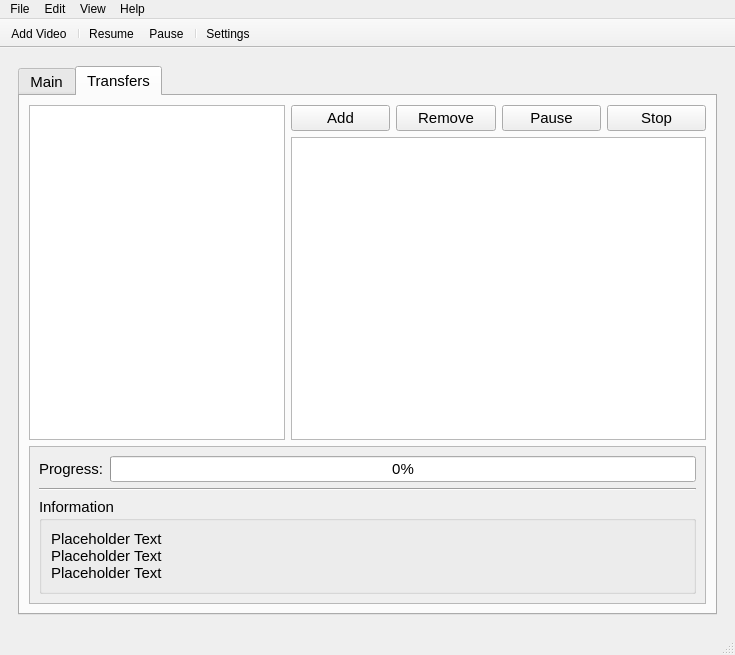
<?xml version="1.0" encoding="UTF-8"?>
<ui version="4.0">
 <class>MainWindow</class>
 <widget class="QMainWindow" name="MainWindow">
  <property name="geometry">
   <rect>
    <x>0</x>
    <y>0</y>
    <width>735</width>
    <height>655</height>
   </rect>
  </property>
  <property name="acceptDrops">
   <bool>true</bool>
  </property>
  <property name="windowTitle">
   <string>MPy3</string>
  </property>
  <property name="windowIcon">
   <iconset>
    <normaloff>../../../Zafiro-icons/Zafiro-icons/apps/scalable/music.svg</normaloff>../../../Zafiro-icons/Zafiro-icons/apps/scalable/music.svg</iconset>
  </property>
  <widget class="QWidget" name="centralWidget">
   <layout class="QVBoxLayout" name="verticalLayout_5">
    <item>
     <widget class="QWidget" name="widget" native="true">
      <layout class="QVBoxLayout" name="widgetVLayout">
       <item>
        <widget class="QTabWidget" name="tabWidget">
         <property name="font">
          <font>
           <pointsize>11</pointsize>
          </font>
         </property>
         <property name="currentIndex">
          <number>1</number>
         </property>
         <widget class="QWidget" name="mainTab">
          <property name="acceptDrops">
           <bool>true</bool>
          </property>
          <attribute name="icon">
           <iconset>
            <normaloff>../../../Zafiro-icons/Zafiro-icons/apps/scalable/music.svg</normaloff>../../../Zafiro-icons/Zafiro-icons/apps/scalable/music.svg</iconset>
          </attribute>
          <attribute name="title">
           <string>Main</string>
          </attribute>
          <layout class="QVBoxLayout" name="mainTabVLayout">
           <item>
            <layout class="QVBoxLayout" name="mainVLayout">
             <item>
              <layout class="QHBoxLayout" name="mainBannerHLayout">
               <item>
                <widget class="QLabel" name="mainBannerLogo">
                 <property name="sizePolicy">
                  <sizepolicy hsizetype="Minimum" vsizetype="Expanding">
                   <horstretch>0</horstretch>
                   <verstretch>0</verstretch>
                  </sizepolicy>
                 </property>
                 <property name="text">
                  <string/>
                 </property>
                 <property name="pixmap">
                  <pixmap>../../../Zafiro-icons/Zafiro-icons/apps/scalable/music.svg</pixmap>
                 </property>
                 <property name="scaledContents">
                  <bool>true</bool>
                 </property>
                 <property name="alignment">
                  <set>Qt::AlignCenter</set>
                 </property>
                </widget>
               </item>
               <item>
                <widget class="QLabel" name="mainBannerTitle">
                 <property name="sizePolicy">
                  <sizepolicy hsizetype="Minimum" vsizetype="Expanding">
                   <horstretch>0</horstretch>
                   <verstretch>0</verstretch>
                  </sizepolicy>
                 </property>
                 <property name="text">
                  <string>&lt;html&gt;&lt;head/&gt;&lt;body&gt;&lt;p&gt;&lt;span style=&quot; font-size:36pt; font-weight:600;&quot;&gt;MPy3&lt;/span&gt;&lt;/p&gt;&lt;p&gt;&lt;span style=&quot; font-size:large; font-weight:600;&quot;&gt;Video converter&lt;/span&gt;&lt;/p&gt;&lt;p&gt;&lt;span style=&quot; font-size:small; font-weight:600;&quot;&gt;Version 1.0&lt;/span&gt;&lt;/p&gt;&lt;/body&gt;&lt;/html&gt;</string>
                 </property>
                 <property name="alignment">
                  <set>Qt::AlignCenter</set>
                 </property>
                </widget>
               </item>
              </layout>
             </item>
             <item>
              <layout class="QVBoxLayout" name="mainFormVLayout">
               <item>
                <widget class="QFrame" name="mainFormFrame">
                 <property name="frameShape">
                  <enum>QFrame::Box</enum>
                 </property>
                 <property name="frameShadow">
                  <enum>QFrame::Sunken</enum>
                 </property>
                 <layout class="QHBoxLayout" name="mainFormFrameLayout">
                  <property name="spacing">
                   <number>9</number>
                  </property>
                  <property name="leftMargin">
                   <number>9</number>
                  </property>
                  <property name="topMargin">
                   <number>9</number>
                  </property>
                  <property name="rightMargin">
                   <number>9</number>
                  </property>
                  <property name="bottomMargin">
                   <number>9</number>
                  </property>
                  <item>
                   <layout class="QVBoxLayout" name="mainFormInnerVLayout">
                    <item>
                     <widget class="QLabel" name="mainEnterUrlLabel">
                      <property name="font">
                       <font>
                        <pointsize>12</pointsize>
                       </font>
                      </property>
                      <property name="text">
                       <string>&lt;html&gt;
&lt;head/&gt;
&lt;body&gt;
	&lt;p&gt;
	&lt;span style=&quot; font-size:12pt;&quot;&gt;Enter a video URL to convert&lt;/span&gt;
	&lt;/p&gt;

	&lt;p&gt;
	&lt;span style=&quot; font-style:italic; color:#5a5a5a;&quot;&gt;(example: https://www.youtube.com/watchv?fakevideourl)
	&lt;/span&gt;
	&lt;/p&gt;
&lt;/body&gt;
&lt;/html&gt;</string>
                      </property>
                      <property name="textFormat">
                       <enum>Qt::AutoText</enum>
                      </property>
                      <property name="alignment">
                       <set>Qt::AlignBottom|Qt::AlignLeading|Qt::AlignLeft</set>
                      </property>
                      <property name="buddy">
                       <cstring>mainUrlLine</cstring>
                      </property>
                     </widget>
                    </item>
                    <item>
                     <widget class="QLineEdit" name="mainUrlLine">
                      <property name="font">
                       <font>
                        <pointsize>12</pointsize>
                       </font>
                      </property>
                     </widget>
                    </item>
                    <item>
                     <widget class="QLabel" name="mainSaveToLabel">
                      <property name="font">
                       <font>
                        <pointsize>12</pointsize>
                       </font>
                      </property>
                      <property name="text">
                       <string>Save to</string>
                      </property>
                      <property name="alignment">
                       <set>Qt::AlignBottom|Qt::AlignLeading|Qt::AlignLeft</set>
                      </property>
                     </widget>
                    </item>
                    <item>
                     <layout class="QHBoxLayout" name="mainFormFileHLayout">
                      <item>
                       <widget class="QComboBox" name="mainPathCombo">
                        <property name="font">
                         <font>
                          <pointsize>12</pointsize>
                         </font>
                        </property>
                       </widget>
                      </item>
                      <item>
                       <widget class="QToolButton" name="mainPathBrowseBtn">
                        <property name="sizePolicy">
                         <sizepolicy hsizetype="Fixed" vsizetype="Fixed">
                          <horstretch>0</horstretch>
                          <verstretch>0</verstretch>
                         </sizepolicy>
                        </property>
                        <property name="font">
                         <font>
                          <pointsize>12</pointsize>
                         </font>
                        </property>
                        <property name="text">
                         <string>Browse...</string>
                        </property>
                       </widget>
                      </item>
                     </layout>
                    </item>
                    <item>
                     <widget class="QPushButton" name="mainDownloadBtn">
                      <property name="sizePolicy">
                       <sizepolicy hsizetype="MinimumExpanding" vsizetype="MinimumExpanding">
                        <horstretch>0</horstretch>
                        <verstretch>0</verstretch>
                       </sizepolicy>
                      </property>
                      <property name="font">
                       <font>
                        <pointsize>12</pointsize>
                       </font>
                      </property>
                      <property name="text">
                       <string>Download</string>
                      </property>
                     </widget>
                    </item>
                   </layout>
                  </item>
                 </layout>
                </widget>
               </item>
              </layout>
             </item>
            </layout>
           </item>
          </layout>
         </widget>
         <widget class="QWidget" name="transfersTab">
          <attribute name="icon">
           <iconset>
            <normaloff>../../../Zafiro-icons/Zafiro-icons/panel/22-light/connect_established.svg</normaloff>../../../Zafiro-icons/Zafiro-icons/panel/22-light/connect_established.svg</iconset>
          </attribute>
          <attribute name="title">
           <string>Transfers</string>
          </attribute>
          <layout class="QVBoxLayout" name="transfersTabVLayout">
           <item>
            <layout class="QVBoxLayout" name="transfersVLayout">
             <item>
              <layout class="QHBoxLayout" name="transfersPanesHLayout">
               <item>
                <layout class="QHBoxLayout" name="transfersTreeHLayout">
                 <item>
                  <widget class="QListWidget" name="transfersTreeList">
                   <property name="sizePolicy">
                    <sizepolicy hsizetype="Fixed" vsizetype="Expanding">
                     <horstretch>0</horstretch>
                     <verstretch>0</verstretch>
                    </sizepolicy>
                   </property>
                  </widget>
                 </item>
                </layout>
               </item>
               <item>
                <layout class="QVBoxLayout" name="transfersListVLayout">
                 <item>
                  <layout class="QVBoxLayout" name="transfersListBtnsVLayout">
                   <item>
                    <layout class="QHBoxLayout" name="transfersListBtnsHLayout">
                     <item>
                      <widget class="QPushButton" name="transfersAddBtn">
                       <property name="text">
                        <string>Add</string>
                       </property>
                      </widget>
                     </item>
                     <item>
                      <widget class="QPushButton" name="transfersRemoveBtn">
                       <property name="text">
                        <string>Remove</string>
                       </property>
                      </widget>
                     </item>
                     <item>
                      <widget class="QPushButton" name="transfersPauseBtn">
                       <property name="text">
                        <string>Pause</string>
                       </property>
                      </widget>
                     </item>
                     <item>
                      <widget class="QPushButton" name="transfersStopBtn">
                       <property name="text">
                        <string>Stop</string>
                       </property>
                      </widget>
                     </item>
                    </layout>
                   </item>
                  </layout>
                 </item>
                 <item>
                  <widget class="QTableWidget" name="tableWidget"/>
                 </item>
                </layout>
               </item>
              </layout>
             </item>
             <item>
              <widget class="QFrame" name="transfersInfoFrame">
               <property name="autoFillBackground">
                <bool>true</bool>
               </property>
               <property name="frameShape">
                <enum>QFrame::StyledPanel</enum>
               </property>
               <layout class="QVBoxLayout" name="transfersInfoVLayout">
                <item>
                 <layout class="QHBoxLayout" name="transfersBarHLayout">
                  <item>
                   <widget class="QLabel" name="transfersBarLabel">
                    <property name="text">
                     <string>Progress:</string>
                    </property>
                   </widget>
                  </item>
                  <item>
                   <widget class="QProgressBar" name="transfersBar">
                    <property name="value">
                     <number>0</number>
                    </property>
                   </widget>
                  </item>
                 </layout>
                </item>
                <item>
                 <widget class="Line" name="line">
                  <property name="orientation">
                   <enum>Qt::Horizontal</enum>
                  </property>
                 </widget>
                </item>
                <item>
                 <widget class="QGroupBox" name="transfersInfoGBox">
                  <property name="title">
                   <string>Information</string>
                  </property>
                  <layout class="QVBoxLayout" name="transfersInfoGBoxLayout">
                   <item>
                    <widget class="QLabel" name="transfersInfoParagraph">
                     <property name="text">
                      <string>Placeholder Text&lt;br&gt;Placeholder Text&lt;br&gt;Placeholder Text</string>
                     </property>
                    </widget>
                   </item>
                  </layout>
                 </widget>
                </item>
               </layout>
              </widget>
             </item>
            </layout>
           </item>
          </layout>
         </widget>
        </widget>
       </item>
      </layout>
     </widget>
    </item>
   </layout>
  </widget>
  <widget class="QMenuBar" name="menuBar">
   <property name="geometry">
    <rect>
     <x>0</x>
     <y>0</y>
     <width>735</width>
     <height>21</height>
    </rect>
   </property>
   <widget class="QMenu" name="menuFile">
    <property name="title">
     <string>File</string>
    </property>
    <addaction name="actionAdd_Video"/>
    <addaction name="actionAdd_Playlist"/>
    <addaction name="separator"/>
    <addaction name="actionSettings"/>
    <addaction name="actionQuit"/>
   </widget>
   <widget class="QMenu" name="menuEdit">
    <property name="title">
     <string>Edit</string>
    </property>
    <addaction name="actionResume"/>
    <addaction name="actionPause"/>
    <addaction name="actionResume_All"/>
    <addaction name="actionPause_All"/>
    <addaction name="separator"/>
    <addaction name="actionDelete"/>
   </widget>
   <widget class="QMenu" name="menuView">
    <property name="title">
     <string>View</string>
    </property>
    <widget class="QMenu" name="menuLog">
     <property name="title">
      <string>Log</string>
     </property>
     <addaction name="actionShow"/>
     <addaction name="separator"/>
     <addaction name="actionNormal"/>
     <addaction name="actionVerbose"/>
     <addaction name="actionWarning_Messages"/>
     <addaction name="actionCritical_Messages"/>
    </widget>
    <addaction name="actionStatistics"/>
    <addaction name="menuLog"/>
   </widget>
   <widget class="QMenu" name="menuHelp">
    <property name="title">
     <string>Help</string>
    </property>
    <addaction name="actionAbout"/>
   </widget>
   <addaction name="menuFile"/>
   <addaction name="menuEdit"/>
   <addaction name="menuView"/>
   <addaction name="menuHelp"/>
  </widget>
  <widget class="QStatusBar" name="statusbar"/>
  <widget class="QToolBar" name="toolBar">
   <property name="movable">
    <bool>false</bool>
   </property>
   <property name="iconSize">
    <size>
     <width>32</width>
     <height>32</height>
    </size>
   </property>
   <property name="floatable">
    <bool>false</bool>
   </property>
   <attribute name="toolBarArea">
    <enum>TopToolBarArea</enum>
   </attribute>
   <attribute name="toolBarBreak">
    <bool>false</bool>
   </attribute>
   <addaction name="actionAdd_Video"/>
   <addaction name="separator"/>
   <addaction name="actionResume"/>
   <addaction name="actionPause"/>
   <addaction name="separator"/>
   <addaction name="actionSettings"/>
  </widget>
  <action name="actionAdd_Video">
   <property name="icon">
    <iconset>
     <normaloff>../../../Zafiro-icons/Zafiro-icons/categories/22/applications-multimedia.svg</normaloff>../../../Zafiro-icons/Zafiro-icons/categories/22/applications-multimedia.svg</iconset>
   </property>
   <property name="text">
    <string>Add Video</string>
   </property>
   <property name="shortcut">
    <string>Ctrl+O</string>
   </property>
  </action>
  <action name="actionAdd_Playlist">
   <property name="text">
    <string>Add Playlist</string>
   </property>
   <property name="shortcut">
    <string>Ctrl+Shift+O</string>
   </property>
  </action>
  <action name="actionQuit">
   <property name="text">
    <string>Quit</string>
   </property>
   <property name="shortcut">
    <string>Ctrl+Q</string>
   </property>
  </action>
  <action name="actionResume">
   <property name="icon">
    <iconset>
     <normaloff>../../../Zafiro-icons/Zafiro-icons/actions/22/media-playback-start.svg</normaloff>../../../Zafiro-icons/Zafiro-icons/actions/22/media-playback-start.svg</iconset>
   </property>
   <property name="text">
    <string>Resume</string>
   </property>
   <property name="shortcut">
    <string>Ctrl+S</string>
   </property>
  </action>
  <action name="actionPause">
   <property name="icon">
    <iconset>
     <normaloff>../../../Zafiro-icons/Zafiro-icons/actions/22/media-playback-pause.svg</normaloff>../../../Zafiro-icons/Zafiro-icons/actions/22/media-playback-pause.svg</iconset>
   </property>
   <property name="text">
    <string>Pause</string>
   </property>
   <property name="shortcut">
    <string>Ctrl+P</string>
   </property>
  </action>
  <action name="actionResume_All">
   <property name="text">
    <string>Resume All</string>
   </property>
   <property name="shortcut">
    <string>Ctrl+Shift+S</string>
   </property>
  </action>
  <action name="actionPause_All">
   <property name="text">
    <string>Pause All</string>
   </property>
   <property name="shortcut">
    <string>Ctrl+Shift+P</string>
   </property>
  </action>
  <action name="actionDelete">
   <property name="text">
    <string>Delete</string>
   </property>
  </action>
  <action name="actionShow">
   <property name="checkable">
    <bool>true</bool>
   </property>
   <property name="text">
    <string>Show</string>
   </property>
  </action>
  <action name="actionNormal">
   <property name="checkable">
    <bool>true</bool>
   </property>
   <property name="text">
    <string>Normal Messages</string>
   </property>
  </action>
  <action name="actionVerbose">
   <property name="checkable">
    <bool>true</bool>
   </property>
   <property name="text">
    <string>Information Messages</string>
   </property>
  </action>
  <action name="actionWarning_Messages">
   <property name="checkable">
    <bool>true</bool>
   </property>
   <property name="text">
    <string>Warning Messages</string>
   </property>
  </action>
  <action name="actionCritical_Messages">
   <property name="checkable">
    <bool>true</bool>
   </property>
   <property name="text">
    <string>Critical Messages</string>
   </property>
  </action>
  <action name="actionStatistics">
   <property name="text">
    <string>Statistics</string>
   </property>
  </action>
  <action name="actionSettings">
   <property name="icon">
    <iconset>
     <normaloff>../../../Zafiro-icons/Zafiro-icons/apps/scalable/control-center2.svg</normaloff>../../../Zafiro-icons/Zafiro-icons/apps/scalable/control-center2.svg</iconset>
   </property>
   <property name="text">
    <string>Settings</string>
   </property>
   <property name="shortcut">
    <string>Alt+O</string>
   </property>
  </action>
  <action name="actionAbout">
   <property name="text">
    <string>About</string>
   </property>
  </action>
 </widget>
 <resources/>
 <connections>
  <connection>
   <sender>transfersRemoveBtn</sender>
   <signal>clicked()</signal>
   <receiver>tableWidget</receiver>
   <slot>clearSelection()</slot>
   <hints>
    <hint type="sourcelabel">
     <x>474</x>
     <y>147</y>
    </hint>
    <hint type="destinationlabel">
     <x>546</x>
     <y>309</y>
    </hint>
   </hints>
  </connection>
  <connection>
   <sender>mainUrlLine</sender>
   <signal>returnPressed()</signal>
   <receiver>mainDownloadBtn</receiver>
   <slot>click()</slot>
   <hints>
    <hint type="sourcelabel">
     <x>534</x>
     <y>439</y>
    </hint>
    <hint type="destinationlabel">
     <x>534</x>
     <y>570</y>
    </hint>
   </hints>
  </connection>
  <connection>
   <sender>tableWidget</sender>
   <signal>cellActivated(int,int)</signal>
   <receiver>transfersBar</receiver>
   <slot>setValue(int)</slot>
   <hints>
    <hint type="sourcelabel">
     <x>444</x>
     <y>294</y>
    </hint>
    <hint type="destinationlabel">
     <x>464</x>
     <y>481</y>
    </hint>
   </hints>
  </connection>
  <connection>
   <sender>tableWidget</sender>
   <signal>cellActivated(int,int)</signal>
   <receiver>transfersInfoGBox</receiver>
   <slot>update()</slot>
   <hints>
    <hint type="sourcelabel">
     <x>407</x>
     <y>342</y>
    </hint>
    <hint type="destinationlabel">
     <x>423</x>
     <y>524</y>
    </hint>
   </hints>
  </connection>
 </connections>
 <designerdata>
  <property name="gridDeltaX">
   <number>10</number>
  </property>
  <property name="gridDeltaY">
   <number>10</number>
  </property>
  <property name="gridSnapX">
   <bool>true</bool>
  </property>
  <property name="gridSnapY">
   <bool>true</bool>
  </property>
  <property name="gridVisible">
   <bool>true</bool>
  </property>
 </designerdata>
</ui>
